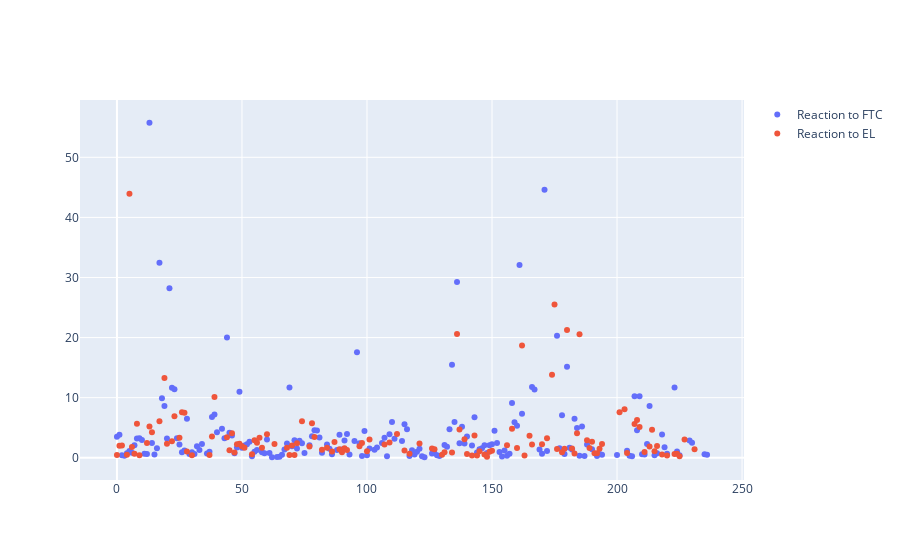

The code cell stored with this chart in its notebook:
### Code cell
indexes = list(range(len(FLAGS['Reaction to FTC'])))
fig = go.Figure()
fig.add_trace(go.Scatter(x=indexes, y=FLAGS["Reaction to FTC"], mode='markers', name='Reaction to FTC'))
fig.add_trace(go.Scatter(x=indexes, y=FLAGS["Reaction to EL"], mode='markers', name='Reaction to EL'))

### Figure 1 — Plotly figure (JSON) as saved in the notebook; plotly's stock layout.template omitted (floating-point values rounded to 4 significant figures; data arrays with more than 128 entries replaced by an {"elided": "..."} marker saying what was removed)
{"data": [{"mode": "markers", "name": "Reaction to FTC", "type": "scatter", "x": {"elided": "237 int values"}, "y": {"elided": "237 float values"}}, {"mode": "markers", "name": "Reaction to EL", "type": "scatter", "x": {"elided": "237 int values"}, "y": {"elided": "237 float values"}}], "layout": {}}
